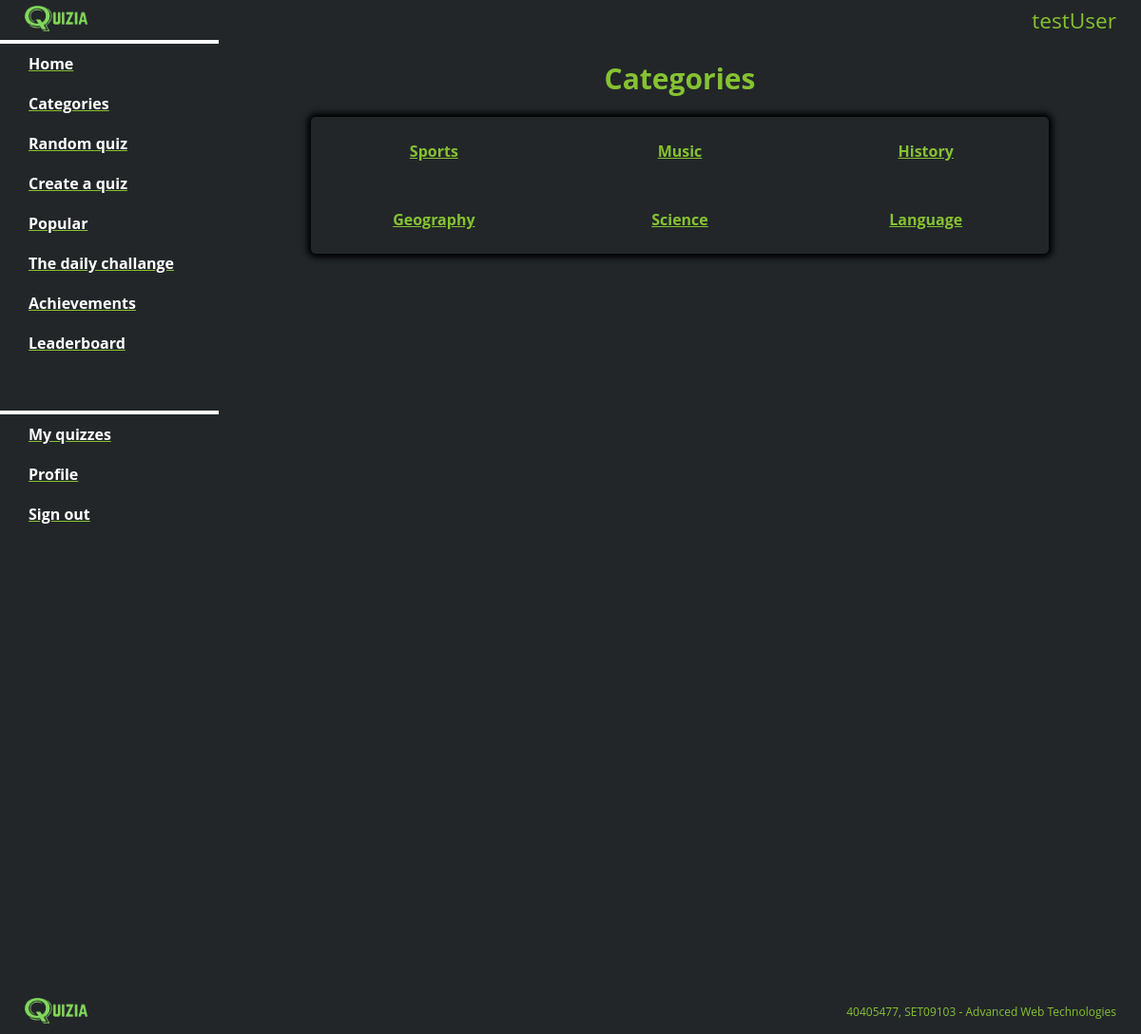
The app's page /categories (signed in), older data.
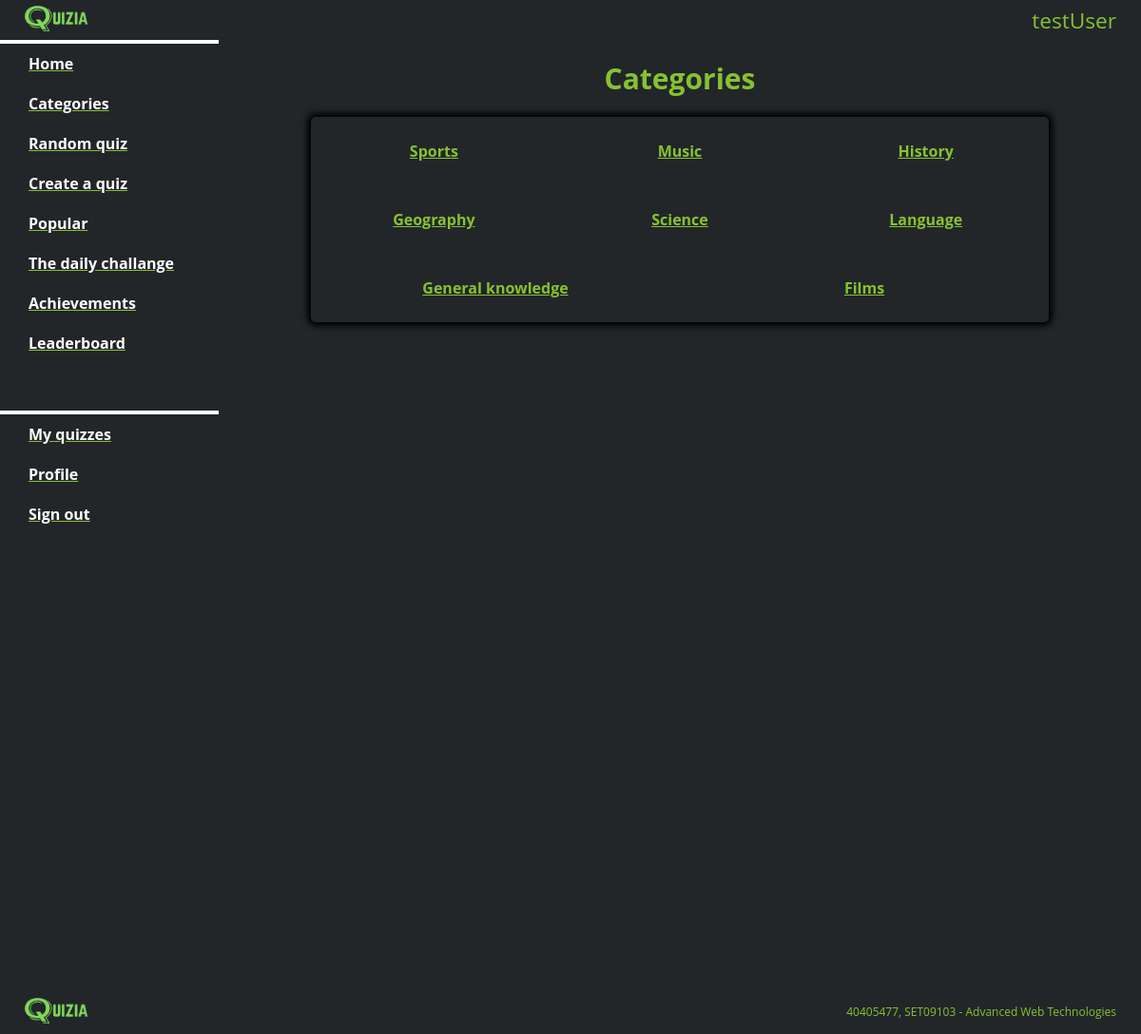
The same page, newer data.
### app.py (models this page shows)
class User(UserMixin, db.Model):
    id = db.Column(db.Integer, primary_key=True)
    username = db.Column(db.String(15), unique=True)
    email = db.Column(db.String(50), unique=True)
    password = db.Column(db.String(80))
    played_quizzes = db.Column(db.Integer)
    profile_pic = db.Column(db.Text())
    introduction = db.Column(db.String(300))
    reg_date = db.Column(db.Date)
    challenge_score = db.Column(db.Integer)

### tables this page shows
CREATE TABLE categories (
    category_id   INTEGER   PRIMARY KEY,
    category_name TEXT (50) 
);

### app.py (the view)
@app.route('/categories')
@login_required
def categories():
    db = get_db()
    categories = []
    sql = "SELECT category_name FROM categories"
    for category in db.cursor().execute(sql):
        categories.append(category[0])
    return render_template('categories.html', categories=categories, name=current_user.username)

### app.py (called while the page is built)
def get_db():
    db = getattr(g, 'db', None)
    if db is None:
        db = sqlite3.connect(db_location)
        g.db = db
    return db

@login_manager.user_loader
def load_user(user_id):
    return User.query.get(int(user_id))

### templates/categories.html (shortened to what this page needs)
{% extends "layout.html" %}
{% block content %}
    <h3 class="centeredHeader">Categories</h3>
    <div id="categories" name="categories" class="categories">
        {% for category in categories %}
            <a href="/categories/{{ category }}/1">{{ category }}</a>
        {% endfor %}
    </div>
{% endblock %}

### templates/layout.html (shortened to what this page needs)
<!DOCTYPE html>
<html lang="en">
<head>
    {% block head %}
    <link rel="stylesheet" href="{{ url_for('static', filename='style.css') }}">
    {% endblock %}
  </head>
<body>
  {% include "headerTemplate.html" ignore missing %}
  {% include "navbar.html" ignore missing %}
  <div id="content" class="content">
    {% block content %}{% endblock %}
  </div>
  {% include "footerTemplate.html" ignore missing %}
</body>
</html>

### templates/headerTemplate.html
<header class="header" id="header">
    <div class="headerLeft">
        <img height="27" src="/static/logo/logoQuizia.png" alt="logo">
    </div>
    <div class="headerRight">
        {{ name }}
    </div>
</header>

### templates/navbar.html
<aside class="sidebar">
    <nav class="nav">
        <hr class="divider">
        <ul>
            <a href="{{ url_for('home') }}"><li>Home</li></a>
            <a href="{{ url_for('categories') }}"><li>Categories</li></a>
            <a href="{{ url_for('randomQuiz') }}"><li>Random quiz</li></a>
            <a href="{{ url_for('createQuiz') }}"><li>Create a quiz</li></a>
            <a href="{{ url_for('popular', page=1) }}"><li>Popular</li></a>
            <a href="{{ url_for('dailyChallenge') }}"><li>The daily challange</li></a>
            <a href="{{ url_for('achievements') }}"><li>Achievements</li></a>
            <a href="{{ url_for('leaderboard', page=1) }}"><li>Leaderboard</li></a>
        </ul>
        <hr class="divider">
        <ul>
        <a href="{{ url_for('myQuizzes', page=1) }}"><li>My quizzes</li></a>
        <a href="{{ url_for('profile', id='me') }}"><li>Profile</li></a>
        <a href="{{ url_for('logout') }}"><li>Sign out</li></a>
        </ul>
    </nav>
</aside>

### templates/footerTemplate.html
<footer class="footer" id="footer">
    <p style="margin: 0px 26px 0px 0px; padding:0px; float:right; font-size:12px;line-height: 30px;">40405477, SET09103 - Advanced Web Technologies</p>
    <img height="27" src="/static/logo/logoQuizia.png" alt="logo" style="margin-left: 26px;float:left">
</footer>

### static/style.css (style rules this page uses)
html, body { min-height: 100%; height: 100%; width: 100%; }
body { background-color: #222629; margin: 0; padding: 0; font-family: 'Open Sans', sans-serif; color: #86C232; }
.header { top: 0; font-size: 17pt; padding-top: 6px; padding-bottom: 6px; margin-top: 0px; overflow: hidden; height: 30px; }
.headerLeft { padding-left: 26px; margin: 0px; float:left; }
.headerRight { padding-right: 26px; margin: 0px; float: right; }
.footer { position: absolute; width: 100%; padding-top: 8px; padding-bottom: 8px; font-size: 17pt; text-align: center; }
.content { min-height: 1000px; margin-left: 230px; color: white; background-color: #222629; margin-top: 0px; padding-top: 0px; display: flex 0 0 auto; }
.centeredHeader { color: #86C232; text-align: center; font-size: 30px; margin: 0px; padding: 20px; }
a { color: #86C232; }
.nav { width: 230px; float: left; }
.nav ul { list-style: none; padding: 0.0em 0; margin-top: 0px; margin-bottom: 50px; }
.nav ul li { padding-left: 30px; padding-top: 10px; padding-bottom: 10px; cursor: pointer; }
.nav ul a li { color: white; font-size: 16px; font-weight: bold; text-decoration: none; }
hr.divider { margin-top: 0em; margin-bottom: 0em; border-width: 2px; }
hr.divider { border: 2px solid white; }
.categories { border-radius: 5px; box-shadow: 0 0 6px 4px black; margin: auto; width: 80%; display: flex; flex-wrap: wrap; }
.categories a { padding: auto; flex-grow: 1; width: 30%; padding-top: 20px; margin: 5px; font-weight: bold; font-size: 16px; padding-bottom: 20px; text-align: center; align-items: center; }

Row changes from the older to the newer data that the page shows:
added categories: category_name "General knowledge"
added categories: category_name "Films"
